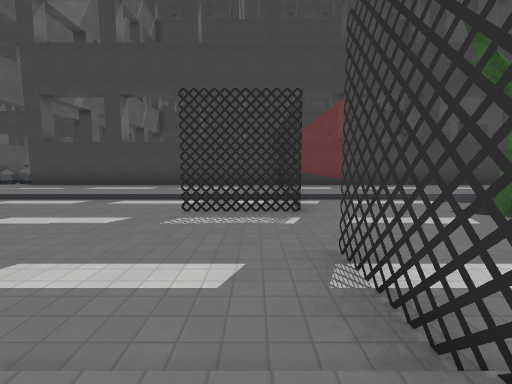
[1] (above)

24 first-person views from a walk through a 3-D level made in the Godot game engine. The camera is 1.3 m above the floor, tilts 6° down and sees 90° across. The floor is counted in squares, 2 m on a side. Each view is taken from the middle of a square. On the plan, view 1 faces up. The plan holds only what a view shows up to about 9 squares ahead; the rest is blank. The place goes on beyond the plan. Flat picture figures and markers are left out. Characters and animated objects are not drawn. Some surface patterns are stand-ins.

[2]
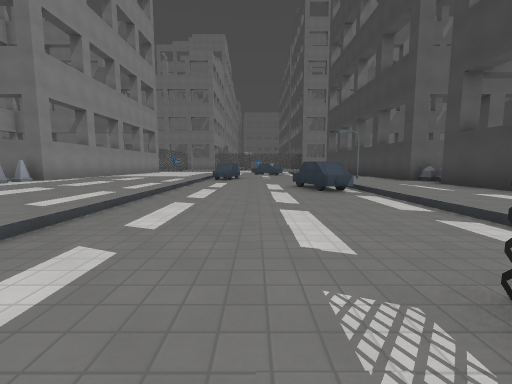

[3]
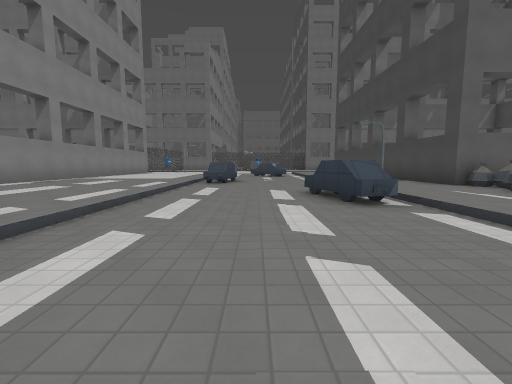

[4]
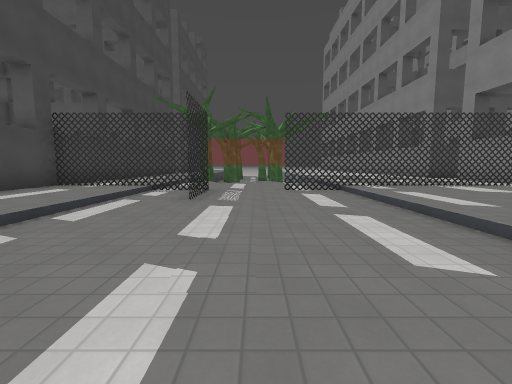

[5]
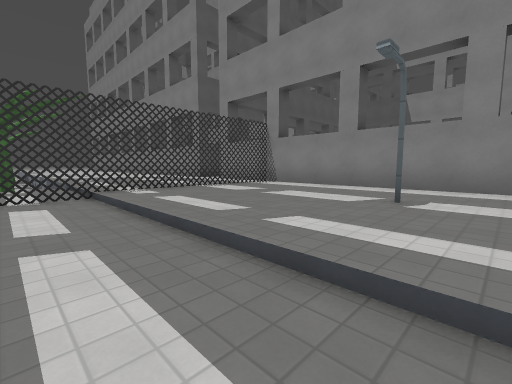

[6]
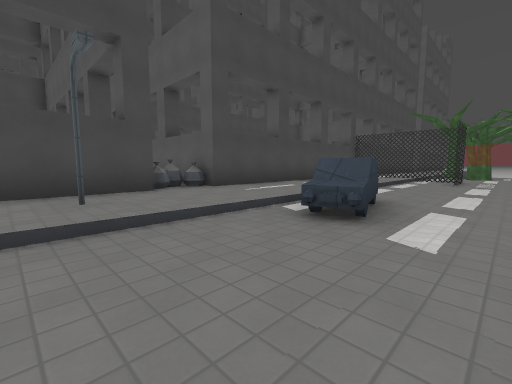

[7]
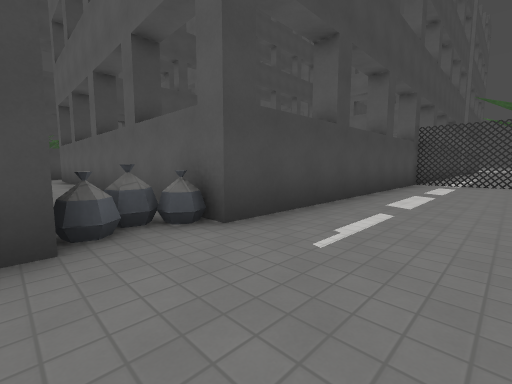

[8]
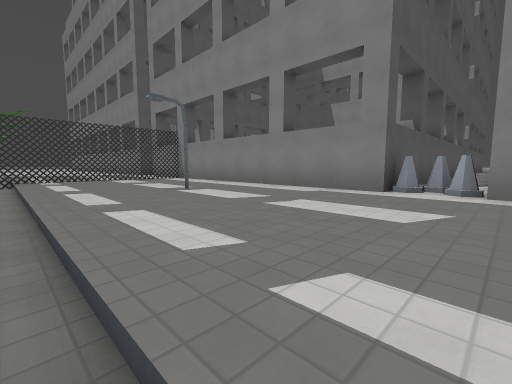

[9]
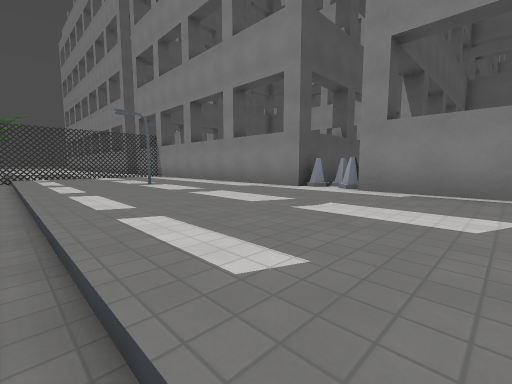

[10]
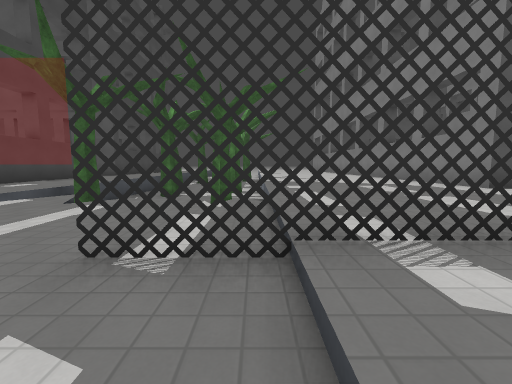

[11]
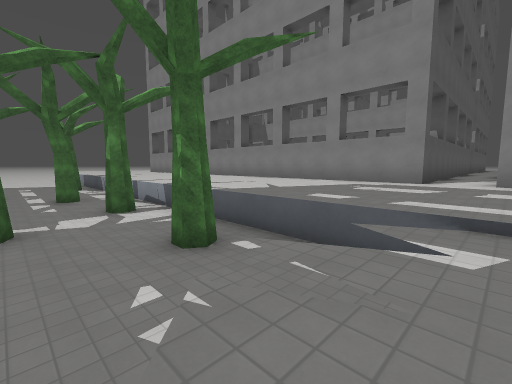

[12]
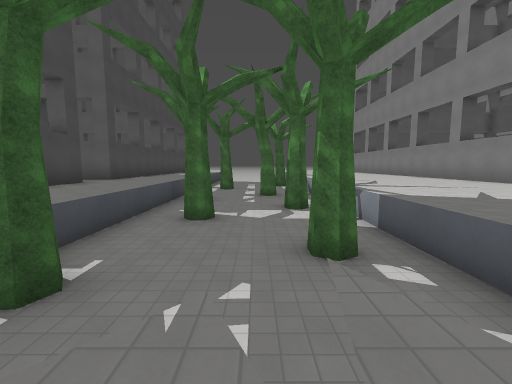

[13]
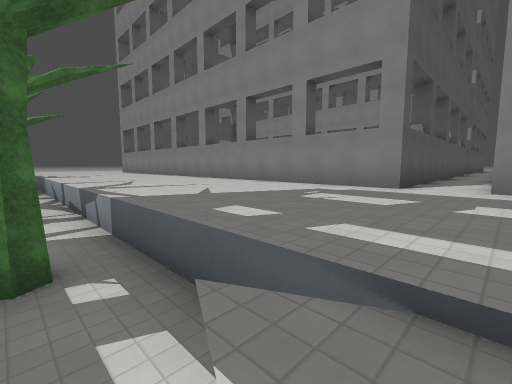

[14]
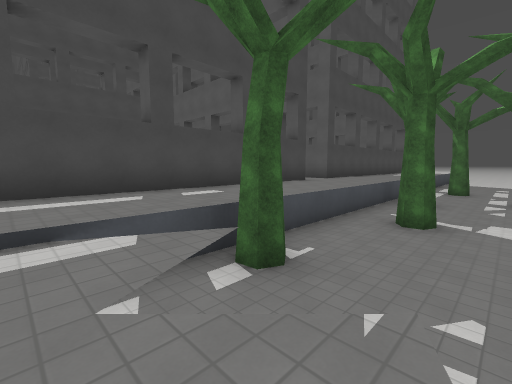

[15]
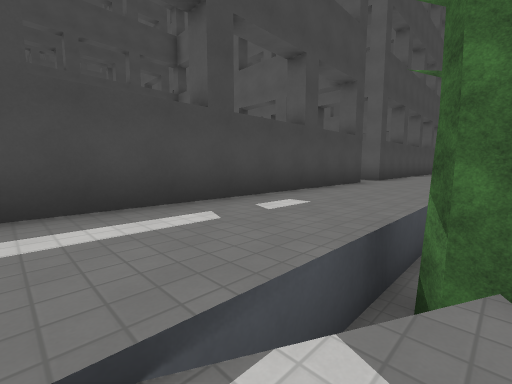

[16]
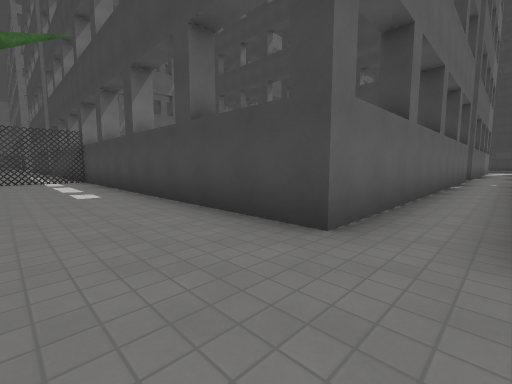

[17]
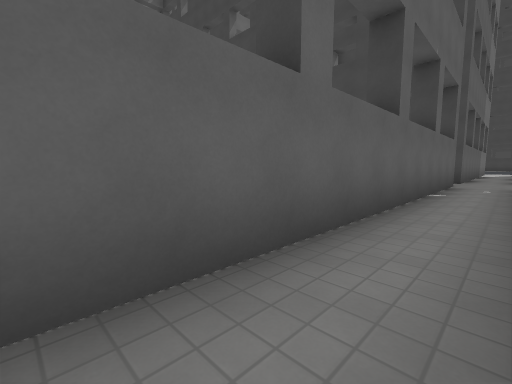

[18]
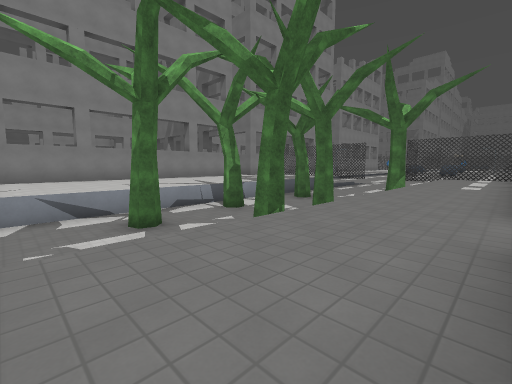

[19]
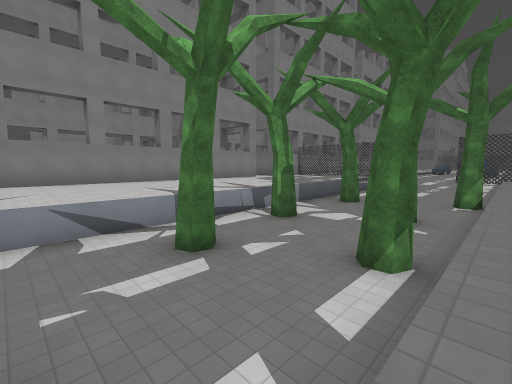

[20]
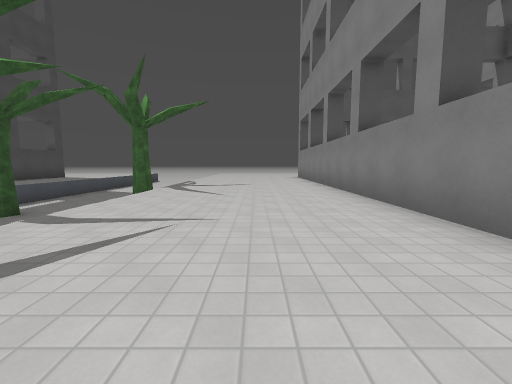

[21]
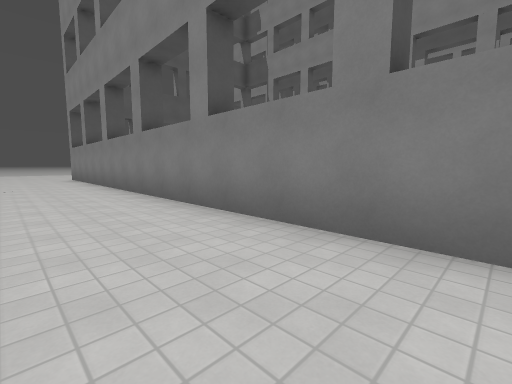

[22]
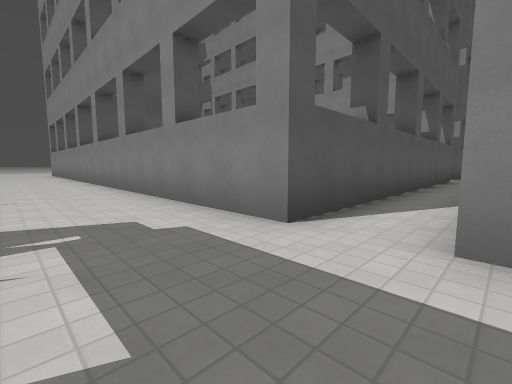

[23]
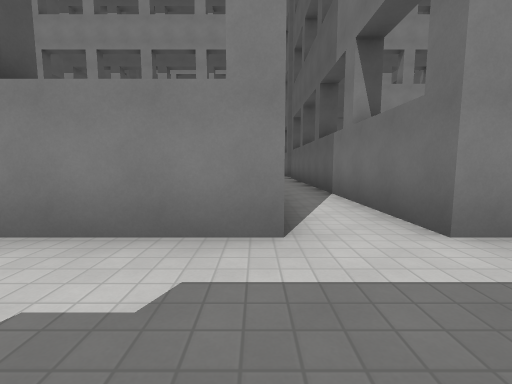

[24]
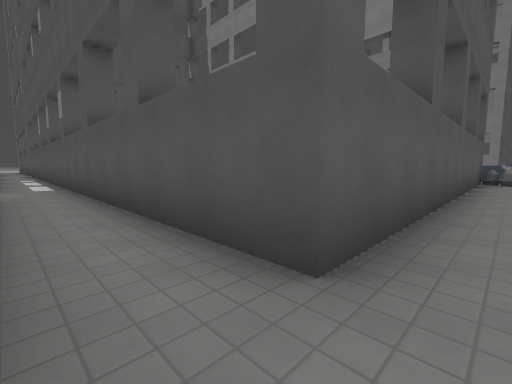

### Floor plan
Key: @ floor where view 1 was taken; # wall or solid block; . main floor; - floor 0.25 m lower than the main floor; ^ raised ledge; v drop or lower ground; B building; T tree; H thing the floor can be seen under or through; C car; P pole.
Columns run from 11 left of view 1 to 15 right of it. Each row starts with its distance up from view 1.
 20    ............       ..
 19    ............       ..
 18    .###########      #..B
 17    .#                #..
 16    .#                #..
 15    .#                #..
 14    .#                #..
 13    .#                #..
 12    .#                #..
 11    .#                #..
 10   #.#                #..
  9   B^##################..B
  8 ...........#...............
  7 .P..........#..............
  6 ............#..............
  5 ---CCC------#---TvvvvvTTvvT
  4 ---C------###--vvvvTTvvvvvT
  3 ---------------vvvvvvvvvTvv
  2  -----------H--vvTTvvTvvTvv
  1 ------------H--vvvvvvvvvvvv
  0 ...........@H..............
 -1 ............H..............
 -2 .......P....#..............
 -3 ............#..............
 -4 ...........#...............
 -5   B##      ## B.###########
 -6   # #         #.#
 -7     #         #.#
 -8     #         #.#
 -9     #         #.#
-10               #.#
-11               #.#

Where each view was taken, in squares from view 1:
view 1: 0 up, 0 right, facing up
view 2: 3 up, 0 right, facing left
view 3: 3 up, 2 left, facing left
view 4: 3 up, 6 left, facing right
view 5: 2 up, 5 left, facing down-right
view 6: 3 up, 11 left, facing up-right
view 7: 6 up, 9 left, facing up-right
view 8: 1 up, 9 left, facing down-right
view 9: 1 up, 11 left, facing down-right
view 10: 1 up, 1 left, facing right
view 11: 4 up, 3 right, facing down-right
view 12: 3 up, 3 right, facing right
view 13: 2 up, 3 right, facing down-right
view 14: 3 up, 3 right, facing up-right
view 15: 5 up, 3 right, facing up-right
view 16: 6 up, 12 right, facing up-left
view 17: 9 up, 12 right, facing up-left
view 18: 8 up, 15 right, facing down-left
view 19: 6 up, 15 right, facing down-left
view 20: 2 down, 9 right, facing right
view 21: 2 down, 9 right, facing down-right
view 22: 2 down, 3 right, facing down-right
view 23: 2 down, 5 right, facing down
view 24: 20 up, 8 left, facing down-right
